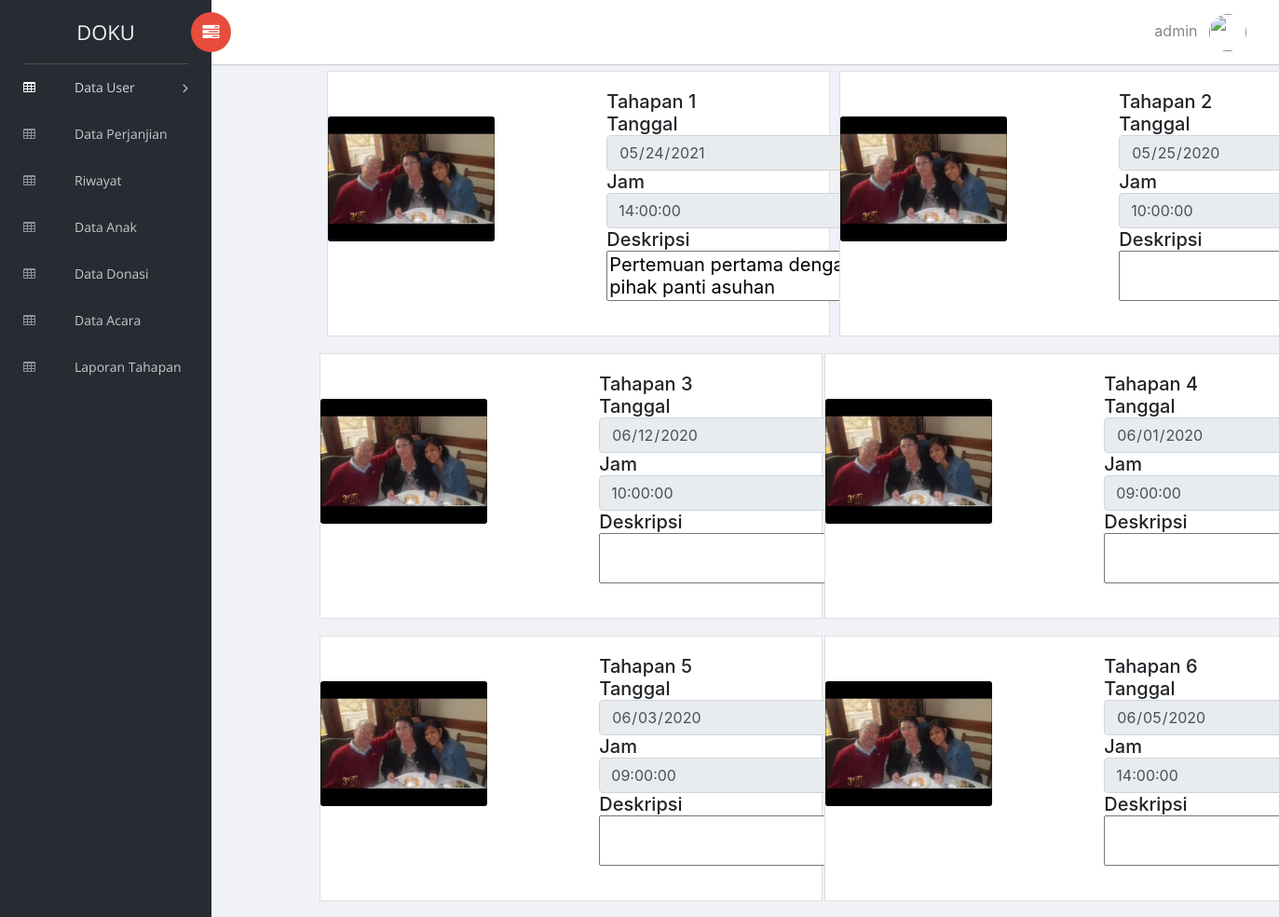
Page /admin/lihat_laporan.php?kode=1 (signed in) on the committed database.
### tables this page shows
CREATE TABLE `tahapan1` (
  `id_th1` int(11) NOT NULL,
  `nama_adopter` varchar(255) NOT NULL,
  `nama_panti` varchar(255) NOT NULL,
  `nama_anak` varchar(255) NOT NULL,
  `hari` varchar(255) NOT NULL,
  `tgl` date NOT NULL,
  `jam` time NOT NULL,
  `tahapan1` varchar(255) NOT NULL,
  `kode` varchar(11) NOT NULL,
  `deskripsi` varchar(255) NOT NULL
);

CREATE TABLE `tahapan2` (
  `id_th2` int(11) NOT NULL,
  `nama_adopter` varchar(255) NOT NULL,
  `nama_panti` varchar(255) NOT NULL,
  `nama_anak` varchar(255) NOT NULL,
  `hari` varchar(255) NOT NULL,
  `tgl` date NOT NULL,
  `jam` time NOT NULL,
  `tahapan2` varchar(255) NOT NULL,
  `kode` varchar(11) NOT NULL,
  `deskripsi` varchar(255) NOT NULL
);

CREATE TABLE `tahapan3` (
  `id_th3` int(11) NOT NULL,
  `nama_adopter` varchar(255) NOT NULL,
  `nama_panti` varchar(255) NOT NULL,
  `nama_anak` varchar(255) NOT NULL,
  `hari` varchar(255) NOT NULL,
  `tgl` date NOT NULL,
  `jam` time NOT NULL,
  `tahapan3` varchar(255) NOT NULL,
  `kode` varchar(11) NOT NULL,
  `deskripsi` varchar(255) NOT NULL
);

CREATE TABLE `tahapan4` (
  `id_th4` int(11) NOT NULL,
  `nama_adopter` varchar(255) NOT NULL,
  `nama_panti` varchar(255) NOT NULL,
  `nama_anak` varchar(255) NOT NULL,
  `hari` varchar(255) NOT NULL,
  `tgl` date NOT NULL,
  `jam` time NOT NULL,
  `tahapan4` varchar(255) NOT NULL,
  `kode` varchar(11) NOT NULL,
  `deskripsi` varchar(255) NOT NULL
);

CREATE TABLE `tahapan5` (
  `id_th5` int(11) NOT NULL,
  `nama_adopter` varchar(255) NOT NULL,
  `nama_panti` varchar(255) NOT NULL,
  `nama_anak` varchar(255) NOT NULL,
  `hari` varchar(255) NOT NULL,
  `tgl` date NOT NULL,
  `jam` time NOT NULL,
  `tahapan5` varchar(255) NOT NULL,
  `kode` varchar(11) NOT NULL,
  `deskripsi` varchar(255) NOT NULL
);

CREATE TABLE `tahapan6` (
  `id_th6` int(11) NOT NULL,
  `nama_adopter` varchar(255) NOT NULL,
  `nama_panti` varchar(255) NOT NULL,
  `nama_anak` varchar(255) NOT NULL,
  `hari` varchar(255) NOT NULL,
  `tgl` date NOT NULL,
  `jam` time NOT NULL,
  `tahapan6` varchar(255) NOT NULL,
  `kode` varchar(11) NOT NULL,
  `deskripsi` varchar(255) NOT NULL
);

### admin/lihat_laporan.php (the view, shortened to what this page needs)
<?php
include 'template/header.php'
?>
        <div class="container row3">
            <table>
  <th>
      <?php
        include "../koneksi.php";
        $kode = $_GET['kode'];
        $query_mysql = mysqli_query($host, "SELECT * FROM tahapan1 WHERE kode ='$kode'");
        while($data = mysqli_fetch_array($query_mysql)){
        ?>
      <div class="ml-md-2 card mb-3" style="max-width: 540px;">
      <form  method="post" enctype="multipart/form-data">
        <div class="row no-gutters">
          <div class="col-md-4">
            <br>
            <br>
            <img src="<?php echo '../images/tahapan/'.$data['tahapan1']; ?>" class="card-img" >
          </div>
          <div class="col-md-8">
            <div class=" col-lg-8 card-body row3">
              <h5 class="card-title">Tahapan 1 <br>
                Tanggal<input class="form-control form-control-user" type="date" name="tgl" value="<?php echo $data['tgl']; ?>"readonly/>
                Jam<input class="form-control form-control-user" type="text" name="jam" value="<?php echo $data['jam']; ?>" readonly/>
                Deskripsi<textarea type="text" name="deskripsi" readonly><?php echo $data['deskripsi']; ?></textarea></h5>
            </div>
          </div>
          </div>
        </div>
        <?php } ?>
      </th>
      <th>
      <?php
        include "../koneksi.php";
        $kode = $_GET['kode'];
        $query_mysql = mysqli_query($host, "SELECT * FROM tahapan2 WHERE kode ='$kode'");
        while($data = mysqli_fetch_array($query_mysql)){
        ?>
      <div class="ml-md-2 card mb-3" style="max-width: 540px;">
      <form  method="post" enctype="multipart/form-data">
        <div class="row no-gutters">
          <div class="col-md-4">
            <br>
            <br>
            <img src="<?php echo '../images/tahapan/'.$data['tahapan2']; ?>" class="card-img" >
          </div>
          <div class="col-md-8">
            <div class=" col-lg-8 card-body row3">
              <h5 class="card-title">Tahapan 2 <br>
              Tanggal<input class="form-control form-control-user" type="date" name="tgl" value="<?php echo $data['tgl']; ?>"readonly/>
                Jam<input class="form-control form-control-user" type="text" name="jam" value="<?php echo $data['jam']; ?>" readonly/>
                Deskripsi<textarea type="text" name="deskripsi" readonly><?php echo $data['deskripsi']; ?></textarea></h5>
            </div>
          </div>
          </div>
        </div>
        <?php } ?>
      </th>
      <table>
      <th>
      <?php
        include "../koneksi.php";
        $kode = $_GET['kode'];
        $query_mysql = mysqli_query($host, "SELECT * FROM tahapan3 WHERE kode ='$kode'");
        while($data = mysqli_fetch_array($query_mysql)){
        ?>
      <div class="card mb-3" style="max-width: 540px;">
      <form  method="post" enctype="multipart/form-data">
        <div class="row no-gutters">
          <div class="col-md-4">
            <br>
            <br>
            <img src="<?php echo '../images/tahapan/'.$data['tahapan3']; ?>" class="card-img" >
          </div>
          <div class="col-md-8">
            <div class=" col-lg-8 card-body row3">
              <h5 class="card-title">Tahapan 3 <br>
              Tanggal<input class="form-control form-control-user" type="date" name="tgl" value="<?php echo $data['tgl']; ?>"readonly/>
                Jam<input class="form-control form-control-user" type="text" name="jam" value="<?php echo $data['jam']; ?>" readonly/>
                Deskripsi<textarea type="text" name="deskripsi" readonly><?php echo $data['deskripsi']; ?></textarea></h5>
            </div>
          </div>
          </div>
        </div>
        <?php } ?>
      </th>
      <th>
      <?php
        include "../koneksi.php";
        $kode = $_GET['kode'];
        $query_mysql = mysqli_query($host, "SELECT * FROM tahapan4 WHERE kode ='$kode'");
        while($data = mysqli_fetch_array($query_mysql)){
        ?>
      <div class="card mb-3" style="max-width: 540px;">
      <form method="post" enctype="multipart/form-data">
        <div class="row no-gutters">
          <div class="col-md-4">
            <br>
            <br>
            <img src="<?php echo '../images/tahapan/'.$data['tahapan4']; ?>" class="card-img" >
          </div>
          <div class="col-md-8">
            <div class=" col-lg-8 card-body row3">
              <h5 class="card-title">Tahapan 4 <br>
              Tanggal<input class="form-control form-control-user" type="date" name="tgl" value="<?php echo $data['tgl']; ?>"readonly/>
                Jam<input class="form-control form-control-user" type="text" name="jam" value="<?php echo $data['jam']; ?>" readonly/>
                Deskripsi<textarea type="text" name="deskripsi" readonly><?php echo $data['deskripsi']; ?></textarea></h5>
            </div>
          </div>
          </div>
        </div>
        <?php } ?>
      </th>
      <table>
      <th>
      <?php
        include "../koneksi.php";
        $kode = $_GET['kode'];
        $query_mysql = mysqli_query($host, "SELECT * FROM tahapan5 WHERE kode ='$kode'");
        while($data = mysqli_fetch_array($query_mysql)){
        ?>
      <div class="card mb-3" style="max-width: 540px;">
      <form  method="post" enctype="multipart/form-data">
        <div class="row no-gutters">
          <div class="col-md-4">
            <br>
            <br>
            <img src="<?php echo '../images/tahapan/'.$data['tahapan5']; ?>" class="card-img" >
          </div>
          <div class="col-md-8">
            <div class=" col-lg-8 card-body row3">
              <h5 class="card-title">Tahapan 5 <br>
              Tanggal<input class="form-control form-control-user" type="date" name="tgl" value="<?php echo $data['tgl']; ?>"readonly/>
                Jam<input class="form-control form-control-user" type="text" name="jam" value="<?php echo $data['jam']; ?>" readonly/>
                Deskripsi<textarea type="text" name="deskripsi" readonly><?php echo $data['deskripsi']; ?></textarea></h5>
            </div>
          </div>
          </div>
        </div>
        <?php } ?>
      </th>
      <th>
      <?php
        include "../koneksi.php";
        $kode = $_GET['kode'];
        $query_mysql = mysqli_query($host, "SELECT * FROM tahapan6 WHERE kode ='$kode'");
        while($data = mysqli_fetch_array($query_mysql)){
        ?>
      <div class="card mb-3" style="max-width: 540px;">
      <form  method="post" enctype="multipart/form-data">
        <div class="row no-gutters">
          <div class="col-md-4">
            <br>
            <br>
            <img src="<?php echo '../images/tahapan/'.$data['tahapan6']; ?>" class="card-img" >
          </div>
          <div class="col-md-8">
            <div class=" col-lg-8 card-body row3">
              <h5 class="card-title">Tahapan 6 <br>
              Tanggal<input class="form-control form-control-user" type="date" name="tgl" value="<?php echo $data['tgl']; ?>"readonly/>
                Jam<input class="form-control form-control-user" type="text" name="jam" value="<?php echo $data['jam']; ?>" readonly/>
                Deskripsi<textarea type="text" name="deskripsi" readonly><?php echo $data['deskripsi']; ?></textarea></h5>
            </div>
          </div>
          </div>
        </div>
        <?php } ?>
      </th>
      <br>
      <?php
include 'template/footer.php'
?>

### admin/template/header.php (shortened to what this page needs)
<!doctype html>
<html class="no-js" lang="en">
<head>
    <link rel="stylesheet" href="../public/vendors/bootstrap/dist/css/bootstrap.css">
    <link rel="stylesheet" href="../public/vendors/font-awesome/css/font-awesome.min.css">
    <link rel="stylesheet" href="../public/vendors/themify-icons/css/themify-icons.css">
    <link rel="stylesheet" href="../public/vendors/flag-icon-css/css/flag-icon.min.css">
    <link rel="stylesheet" href="../public/vendors/selectFX/css/cs-skin-elastic.css">
    <link rel="stylesheet" href="../public/vendors/datatables.net-bs4/css/dataTables.bootstrap4.min.css">
    <link rel="stylesheet" href="../public/vendors/datatables.net-buttons-bs4/css/buttons.bootstrap4.min.css">
    <link rel="stylesheet" href="../public/assets/css/style.css">
</head>
<body>
    <aside id="left-panel" class="left-panel">
        <nav class="navbar navbar-expand-sm navbar-default">
            <div class="navbar-header">
                <a class="navbar-brand" href="home_admin.php">DOKU</a>
            </div>
            <div id="main-menu" class="main-menu collapse navbar-collapse">
                <ul class="nav navbar-nav">
                    <li class="menu-item-has-children active dropdown">
                        <a href="" class="dropdown-toggle" data-toggle="dropdown" aria-haspopup="true" aria-expanded="false"> <i class="menu-icon fa fa-table"></i>Data User</a>
                    </li>
                    <li class="">
                        <a href="data_perjanjian.php" > <i class="menu-icon fa fa-table"></i>Data Perjanjian</a>
                    </li>
                    <li class="">
                        <a href="history.php" > <i class="menu-icon fa fa-table"></i>Riwayat</a>
                    </li>
                    <li class="">
                        <a href="data_anak.php"> <i class="menu-icon fa fa-table"></i>Data Anak</a>
                    </li>
                    <li class="">
                        <a href="donasi.php"> <i class="menu-icon fa fa-table"></i>Data Donasi</a>
                    </li>
                    <li class="">
                        <a href="data_event.php"> <i class="menu-icon fa fa-table"></i>Data Acara</a>
                    </li>
                     <li class="">
                        <a href="laporan.php" > <i class="menu-icon fa fa-table"></i>Laporan Tahapan</a>
                    </li>
                </ul>
            </div>
        </nav>
    </aside>
    <div id="right-panel" class="right-panel">
        <header id="header" class="header">
            <div class="header-menu">
                <div class="col-sm-7">
                    <a id="menuToggle" class="menutoggle pull-left"><i class="fa fa fa-tasks"></i></a>
                </div>
                <div class="col-sm-5">
                <?php
						if(isset($_SESSION['username'])){
					?>
                    <div class="user-area dropdown float-right">
                    <a  href=""class=" ml-md-5 nav-item active"  data-toggle="modal" data-target="#dropModal" ><?php echo $_SESSION['username'] ?></span>
                <?php
                include '../koneksi.php';
                $adopter = $_SESSION['username'];
                $sql = mysqli_query($host,"select * from table_adopter where username = '$adopter'");
                $data = mysqli_fetch_array($sql);
                ?>
                <img class="ml-md-2 img-profile rounded-circle" src="<?php echo '../images/profil/'.$data['foto']; ?>" width="40px" height="40px">
              </a>
                    </div>
                    <?php } else  ?>
                </div>
            </div>
        </header>

### admin/template/footer.php (shortened to what this page needs)
</body>
</html>

### rows in the picture
tahapan1: tahapan1 (picture), tgl "05/24/2021", jam "14:00:00", deskripsi "Pertemuan pertama dengan pihak panti asuhan"
tahapan2: tahapan2 (picture), tgl "05/25/2020", jam "10:00:00"
tahapan3: tahapan3 (picture), tgl "06/12/2020", jam "10:00:00"
tahapan4: tahapan4 (picture), tgl "06/01/2020", jam "09:00:00"
tahapan5: tahapan5 (picture), tgl "06/03/2020", jam "09:00:00"
tahapan6: tahapan6 (picture), tgl "06/05/2020", jam "14:00:00"

### other values in the picture
$_SESSION['username'] "admin"
